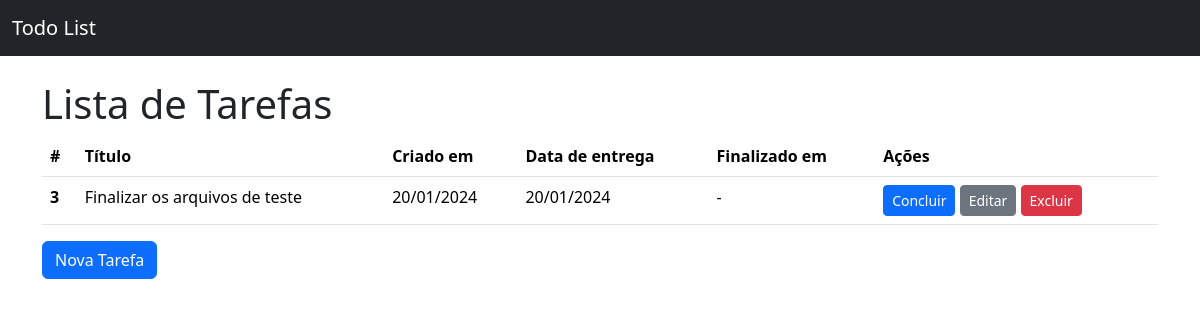
Before: / with the older database file.
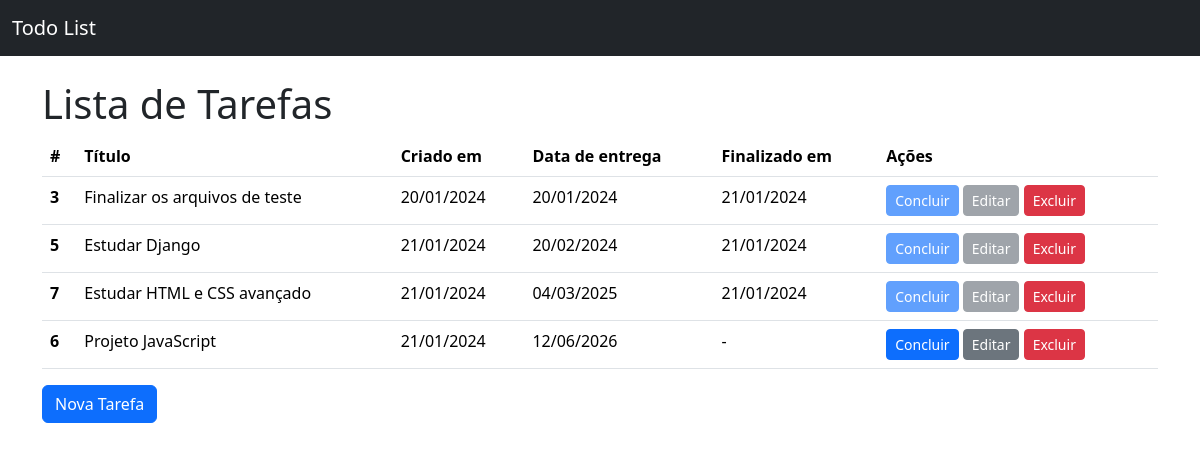
After: the same page with the newer database file.
### todos/models.py (models this page shows, shortened)
class Todo(models.Model):
    title = models.CharField(verbose_name="Título", max_length=100, null=False, blank=False)
    created_at = models.DateTimeField( auto_now_add=True, null=False, blank=False)
    deadline = models.DateTimeField( verbose_name="Datade entrega", null=False, blank=False)
    finished_at = models.DateTimeField(null=True)
    class Meta:
        ordering = ["deadline"]

### todos/views.py (the view)
# urls.py: path('',TodoListView.as_view(), name="todo_list"),
class TodoListView(ListView):
    model = Todo

### todos/templates/todos/todo_list.html (shortened to what this page needs)
{% extends "base.html" %}
  {% block content %}
  <h1>Lista de Tarefas</h1>
        {% if todo_list %}
          <table class="table">
              <thead>
                <tr>
                  <th scope="col">#</th>
                  <th scope="col">Título</th>
                  <th scope="col">Criado em</th>
                  <th scope="col">Data de entrega</th>
                  <th scope="col">Finalizado em</th>
                  <th scope="col">Ações</th>
                </tr>
              </thead>
              <tbody>
                  {% for todo in todo_list %}
                  <tr>
                      <th scope="row">{{ todo.pk }}</th>
                      <td>{{ todo.title }}</td>
                      <td>{{ todo.created_at | date:"d/m/Y"}}</td>
                      <td>{{ todo.deadline | date:"d/m/Y" }}</td>
                      <td>{{ todo.finished_at | date:"d/m/Y" | default:"-" }}</td>
                      <td>
                        <a href="{% url 'todo_complete' pk=todo.pk %}" class="btn btn-primary btn-sm {% if todo.finished_at %}disabled{% endif %}" >Concluir</a>
                        <a href="{% url 'todo_update' pk=todo.pk %}" class="btn btn-secondary btn-sm {% if todo.finished_at %}disabled{% endif %}">Editar</a>
                        <a href="{% url 'todo_delete' pk=todo.pk %}" class="btn btn-danger btn-sm">Excluir</a>
                      </td>
                    </tr>
                  {% endfor %}
              </tbody>
            </table>
            {% else %}
              <p>Não há tarefas cadastradas.</p>
        {% endif %}
        <a href="{%url 'todo_create'%}"  class="btn btn-primary"> Nova Tarefa</a>
  {% endblock content %}

### todos/templates/base.html (shortened to what this page needs)
<!doctype html>
<html lang="pt-br">
  <head>
    <link href="https://cdn.jsdelivr.net/npm/bootstrap@5.3.2/dist/css/bootstrap.min.css" rel="stylesheet">
  </head>
  <body>
    <nav class="navbar bg-dark mb-4" data-bs-theme="dark">
        <div class="container-fluid">
          <a class="navbar-brand" href= "{% url 'todo_list' %}">Todo List</a>
        </div>
    </nav>
    <main class="container">
        {% block content %}
        {% endblock  %}
    </main>
  </body>
</html>

Changed rows visible on the page:
changed Todo "Finalizar os arquivos de teste": finished_at "-" → "21/01/2024"
added Todo: pk "5", title "Estudar Django", created_at "21/01/2024", deadline "20/02/2024", finished_at "21/01/2024"
added Todo: pk "7", title "Estudar HTML e CSS avançado", created_at "21/01/2024", deadline "04/03/2025", finished_at "21/01/2024"
added Todo: pk "6", title "Projeto JavaScript", created_at "21/01/2024", deadline "12/06/2026", finished_at "-"
